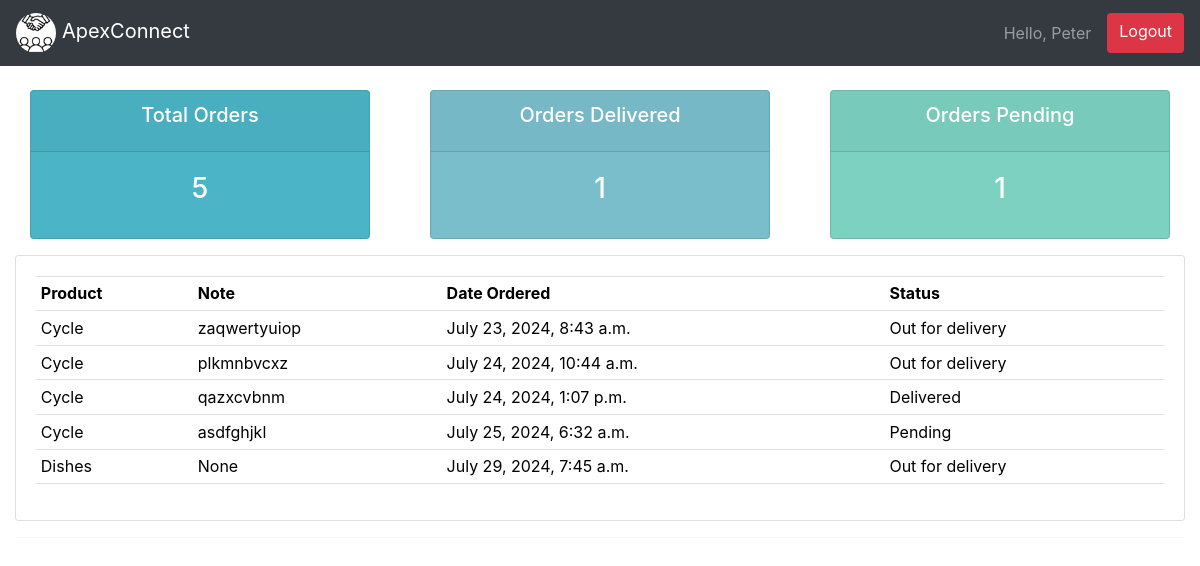
The page /user/ (signed in) on the database its author committed.
### accounts/models.py (models this page shows, shortened)
class Order(models.Model):
    STATUS = (
        ("Pending", "Pending"),
        ("Out for delivery", "Out for delivery"),
        ("Delivered", "Delivered"),
    )
    customer = models.ForeignKey(Customer, null=True, on_delete=models.SET_NULL)
    product = models.ForeignKey(Product, null=True, on_delete=models.SET_NULL)
    date_created = models.DateTimeField(auto_now_add=True, null=True)
    status = models.CharField(max_length=200, null=True, choices=STATUS)
    note = models.CharField(max_length=1000, null=True)

class Product(models.Model):
    CATEGORY = (
        ("Indoor", "Indoor"),
        ("Out Door", "Out Door"),
    )
    name = models.CharField(max_length=200, null=True)
    price = models.FloatField(null=True)
    category = models.CharField(max_length=200, null=True, choices=CATEGORY)
    desc = models.CharField(max_length=200, null=True, blank=True)
    date_created = models.DateTimeField(auto_now_add=True, null=True)
    tags = models.ManyToManyField(Tag)
    def __str__(self):
        return self.name

### accounts/decorators.py (the view)
        def wrapper_func(request, *args, **kwargs):
            group = None
            if request.user.groups.exists():
                group = request.user.groups.all()[0].name
            if group in allowed_roles:
                return view_func(request, *args, **kwargs)
            else:
                return HttpResponse("You are not authorized to view this page.")

### accounts/views.py (called while the page is built)
@login_required(login_url="login")
@allowed_users(allowed_roles=["Customer"])
def userPage(request):
    orders = request.user.customer.order_set.all()
    total_orders = orders.count()
    delivered = orders.filter(status="Delivered").count()
    pending = orders.filter(status="Pending").count()
    context = {
        "orders": orders,
        "total_orders": total_orders,
        "delivered": delivered,
        "pending": pending,
    }
    return render(request, "accounts/user.html", context)

### accounts/templates/accounts/user.html
{%extends 'accounts/main.html'%}
{%block content%}
{%include 'accounts/status.html'%}
<div class="row">
    <div class="col-md">
        <div class="card card-body">
            <table class="table table-sm">
                <tr>
                    <th>Product</th>
                    <th>Note</th>
                    <th>Date Ordered</th>
                    <th>Status</th>
                </tr>
                {%for order in orders%}
                <tr>
                    <td>{{order.product}}</td>
                    <td>{{order.note}}</td>
                    <td>{{order.date_created}}</td>
                    <td>{{order.status}}</td>
                {%endfor%}
            </table>
        </div>
    </div>
</div>
{%endblock content%}

### accounts/templates/accounts/navbar.html (shortened to what this page needs)
{% load static %}
<link
  rel="stylesheet"
  href="https://stackpath.bootstrapcdn.com/bootstrap/4.5.2/css/bootstrap.min.css"
/>
<nav class="navbar navbar-expand-lg navbar-dark bg-dark">
  <a class="navbar-brand" href="#">
    <img
      src="{% static 'images/image.png' %}"
      alt="ApexConnect Logo"
      style="height: 40px; border-radius: 50%"
    />
    ApexConnect
  </a>
  <div class="collapse navbar-collapse" id="navbarNav">
    <div class="navbar-nav ml-auto">
      <span class="navbar-text hello-msg"
        >Hello, {{ request.user.username }}</span
      >
      <a
        class="btn btn-logout ml-3"
        href="{% url 'logout' %}"
        onclick="logoutFromAllTabs()"
        >Logout</a
      >
    </div>
  </div>
</nav>

### static/css/main.css (style rules this page uses)
body { background-color: #ebeff5; }

### accounts/templates/accounts/navbar.html (style rules this page uses)
.hello-msg { color: #fff; font-size: 16px; margin-left: 20px; }
.btn-logout { background-color: #dc3545; color: white; border: none; }

### rows shown on the page
Order: product "Cycle", note "zaqwertyuiop", date_created "July 23, 2024, 8:43 a.m.", status "Out for delivery"
Order: product "Cycle", note "plkmnbvcxz", date_created "July 24, 2024, 10:44 a.m.", status "Out for delivery"
Order: product "Cycle", note "qazxcvbnm", date_created "July 24, 2024, 1:07 p.m.", status "Delivered"
Order: product "Cycle", note "asdfghjkl", date_created "July 25, 2024, 6:32 a.m.", status "Pending"
Order: product "Dishes", note "None", date_created "July 29, 2024, 7:45 a.m.", status "Out for delivery"

### other values the page prints
{{ request.user.username }} "Peter"
{{ total_orders }} "5"
{{ delivered }} "1"
{{ pending }} "1"
